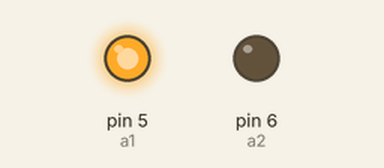
Simulated run of this sketch. Board: Arduino Uno, built with avr-gcc and run on an emulated ATmega328P. On the bench: output pins drawn as LEDs (lit = HIGH).

Above: at 1.0 s.
At 3.0 s:
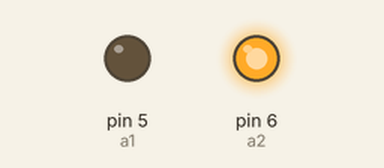
At 5.0 s:
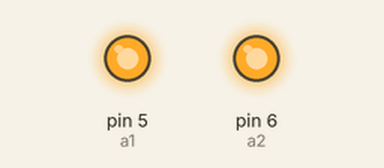
Timing chart, 0 to 7.8 s (numbered marks = the images above):
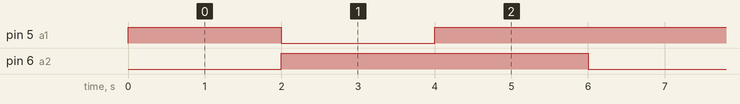

The sketch:

motor_driver.ino
```cpp
int a1 = 5;
int a2 = 6;

void setup() {
  pinMode(a1, OUTPUT);
  pinMode(a2, OUTPUT);
}

void loop() {
  digitalWrite(a1, HIGH);
  digitalWrite(a2, LOW);
  delay(2000);
  digitalWrite(a1, LOW);
  digitalWrite(a2, HIGH);
  delay(2000);
  digitalWrite(a1, HIGH);
  digitalWrite(a2, HIGH);
  delay(2000);
}
```

Measured:
- by itself, pin 5 (a1): repeats every 6.0 s: LOW 2.0 s, HIGH 4.0 s
- by itself, pin 6 (a2): alternates HIGH for 4.0 s and LOW for 2.0 s
- by itself, everything shown: repeats every 6.0 s, in 3 steps
